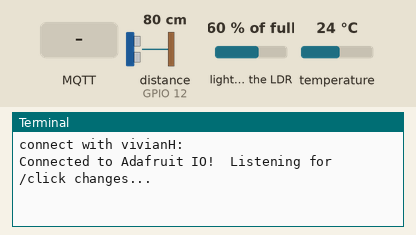
Simulated run of this program. Board: Raspberry Pi (BCM pin numbers). Parts: the last lines printed to the terminal. The test bench sets the inputs (shaded band); at power-on: distance to the obstacle (sensor on GPIO 12) 80 cm, light on the LDR 60 % of full, temperature 24 °C. The echo pulse lasts 58.3 µs per cm; the clock reads 2024-03-15 10:24:30 at power-on unless the program sets it; no MQTT or app messages arrive unless stated; the camera gives no picture and a still takes 0.5 s; requests to the public web service named in the program get a made-up reply in its usual format after 0.4 s (London, UTC, broken clouds, 64 % humidity, 1013 hPa unless stated); threads take turns every 2 ms.

Above: at 3.2 s.
3.3 s: MQTT message "YES" arrives on the first subscribed topic
At 4.4 s:
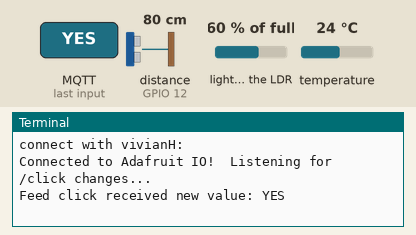
6.1 s: MQTT message "temperature" arrives on the first subscribed topic
At 6.5 s:
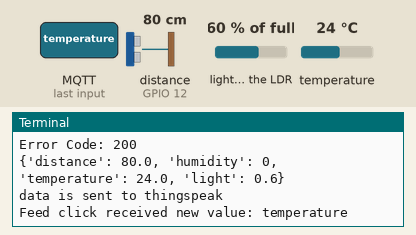
7.6 s: MQTT message "distance" arrives on the first subscribed topic
At 8.8 s:
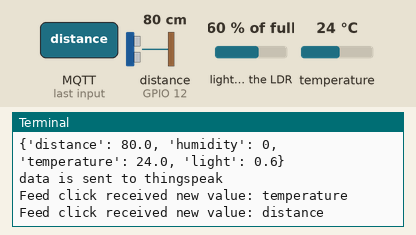
9.1 s: MQTT message "light" arrives on the first subscribed topic
At 10.0 s:
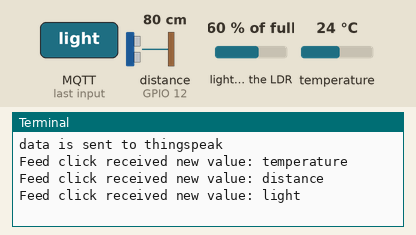
10.6 s: MQTT message "humidity" arrives on the first subscribed topic
At 11.1 s:
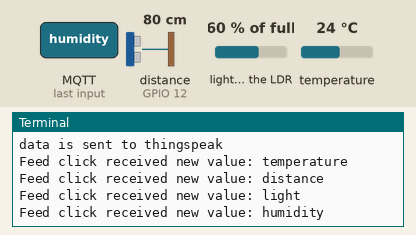
12.1 s: MQTT message "off" arrives on the first subscribed topic
At 13.4 s:
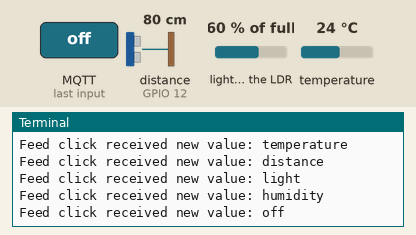

The program:

client.py
```python
import sys, json, time, os, glob, threading
import requests
from gpiozero import DistanceSensor, LightSensor
import photo

os.system('modprobe w1-gpio')
os.system('modprobe w1-therm')

base_dir = '/sys/bus/w1/devices/'
device_folder = glob.glob(base_dir + '28*')[0]
device_file = device_folder + '/w1_slave'

# raspi settings
dist_sensor = DistanceSensor(echo=12, trigger=16, max_distance=4)
ldr = LightSensor(17)

# api settings
writeAPIKey = 'FLPHRRX5TP36UPSW'
ThingsURL = 'https://api.thingspeak.com/update?api_key=%s' % writeAPIKey

room_data = {
    "distance": 0,
    "humidity": 0,
    "temperature": 0,
    "light": 0
}

def read_room_data():
    '''reader'''
    distance = dist_sensor.distance * 100 # cm
    light = ldr.value
    temp, _ = read_temp() # only celcius
    time.sleep(1)
    room_data.update({"distance": distance, "light": light, "temperature": temp})

def thingspeak(distance, humidity, temperature, light):
    '''post request'''
    queries = {"api_key": writeAPIKey,
               "field1": distance,
                "field2": humidity,
                "field3": temperature,
                "field4": light
                }
    r = requests.get('https://api.thingspeak.com/update', params=queries)
    if r.status_code == requests.codes.ok:
        print("Data Received!")
    else:
        print("Error Code: " + str(r.status_code))

def read_temp_raw():
    f = open(device_file, 'r')
    lines = f.readlines()
    f.close()
    return lines

def read_temp():
    '''temperature'''
    lines = read_temp_raw()
    while lines[0].strip()[-3:] != 'YES':
        time.sleep(0.2)
        lines = read_temp_raw()
    equals_pos = lines[1].find('t=')
    if equals_pos != -1:
        temp_string = lines[1][equals_pos+2:]
        temp_c = float(temp_string) / 1000.0
        temp_f = temp_c * 9.0 / 5.0 + 32.0
        return temp_c, temp_f

# ------------------- Program entry ---------------------
def main_loop():
    try:
        while True:
            read_room_data()
            thingspeak(room_data.get("distance"),
                       room_data.get("humidity"),
                       room_data.get("temperature"),
                       room_data.get("light"))
            print(room_data)
            print("data is sent to thingspeak")
            time.sleep(10) # send data every 10secs
    except:
        pass

if __name__ == "__main__":
    try:
        # Start the photo process
        photo_thread = threading.Thread(target=photo.start)
        photo_thread.start()

        main_loop()

    except KeyboardInterrupt:
        print("Process interrupted")
```

photo.py
```python
from picamera import PiCamera
import io, time, base64
from Adafruit_IO import MQTTClient
from PIL import Image

IO_USERNAME = 'vivianH'
IO_KEY = "" # <--------- ENTER YOUR OWN
IO_URL = 'io.adafruit.com'

camera = PiCamera()
camera.resolution = (1024, 768)
camera.start_preview()
time.sleep(2)

def connected(client):
    """
      Connected function will be called when the client is connected to
      Adafruit IO. This is a good place to subscribe to feed changes.  The
      client parameter passed to this function is the Adafruit IO MQTT client
      so you can make calls against it easily.
    """
    print('Connected to Adafruit IO!  Listening for /click changes...')
    client.publish('actions', 'i am alive ' + time.strftime('%c'))

    # Subscribe to changes on a feed with key, 'click'. This will tell the
    # camera when to snap a pic
    client.subscribe('click')


def disconnected(client):
    """
      Disconnected function will be called when the client disconnects.
    """
    print('Disconnected from Adafruit IO!')
    time.sleep(10)
    start()


def message(client, feed_id, payload):
    """
      Message function will be called when a subscribed feed has a new value.
      The feed_id parameter identifies the feed, and the payload parameter has
      the new value.
    """
    print('Feed {0} received new value: {1}'.format(feed_id, payload))

    if payload == '1':
        send_image(camera, client)


def send_image(camera, client):
    """
      Take a photo, optimize it with PIL, and publish it to Adafruit IO.
    """
    stream = io.BytesIO()

    print('> capturing')

    # Tweak point 1: if your data size is too big, try reducing the original
    # dimensions here.
    camera.capture(stream, format='jpeg', resize=(800, 600))
    stream.seek(0)

    print('> optimizing')
    image = Image.open(stream, 'r')
    optim_stream = io.BytesIO()

    # Tweak point 2: if your data size is too big, try reducing the quality
    # here. 85 is a good middle ground, but lower will still produce
    # recognizable images.
    image.save(optim_stream, format='jpeg', quality=70, optimize=True)
    optim_stream.seek(0)

    print('> converting')
    value = base64.b64encode(optim_stream.read())

    if len(value) > 102400:
        print("image is too big!")
        print("  got %i bytes" % len(value))
        client.publish('actions', 'image too big')
        time.sleep(2)
        return

    print('Publishing {0}... {1} bytes to image-stream.'.format(value[0:32], len(value)))

    # the actual moment of publishing, this is where the image feed key is set
    client.publish('image-stream', value)

    # Publish to a second feed with notification that the image has been sent.
    # Not necessary, but can be helpful for debugging.
    client.publish('actions', 'image sent, {} bytes'.format(len(value)))


def start():
    # Create an MQTT client instance.
    print("connect with {0}:{1}".format(IO_USERNAME, IO_KEY))
    client = MQTTClient(IO_USERNAME, IO_KEY, service_host=IO_URL)

    # Setup the callback functions defined above.
    client.on_connect    = connected
    client.on_disconnect = disconnected
    client.on_message    = message

    # Connect to the Adafruit IO server.
    client.connect()

    # Now the program needs to use a client loop function to ensure messages
    # are sent and received. This command will block foreground processing and
    # let the MQTT library do its work.
    client.loop_blocking()


if __name__ == '__main__':
    start()
```

Measured:
- after the input at 3.3 s, the terminal: prints a new line at once (image 1)
- after the input at 6.1 s, the terminal: prints a new line at once (image 2)
- after the input at 7.6 s, the terminal: prints a new line at once (image 3)
- after the input at 9.1 s, the terminal: prints a new line at once (image 4)
- after the input at 10.6 s, the terminal: prints a new line at once (image 5)
- after the input at 12.1 s, the terminal: prints a new line at once (image 6)
